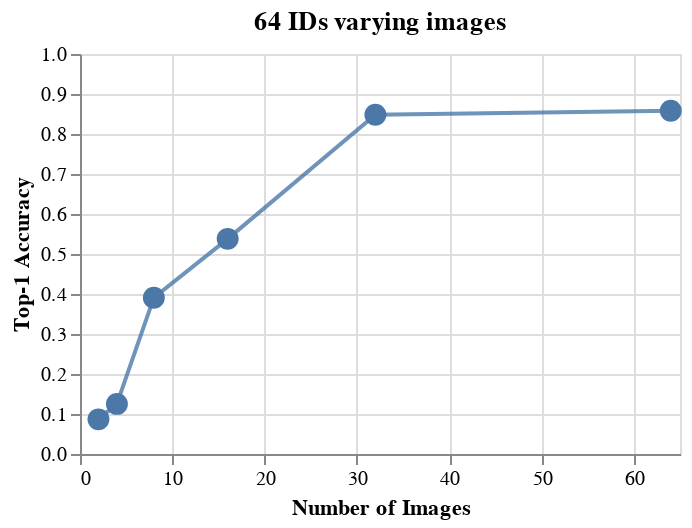

Notebook cell for this chart:
### Code cell
import numpy as np

maybe_chart2 = alt.Chart(imgs_df).mark_point(filled=True).encode(
x=alt.X('num_images_per_id', sort=['2','4','8','16', '32','64', 'max'], title='Number of Images'),
    y=alt.Y('Percent', title= 'Top-1 Accuracy',scale=alt.Scale(domain=[0,1], bins=list(np.arange(0,1.1,0.1)))),
    opacity=alt.value(1.0),
    #color=alt.Color('type_of_reference'),
    #shape= alt.Shape('type_of_reference', legend=alt.Legend(orient='top-left', title='Set used for Reference split')),
    size=alt.value(120)
).properties(title='64 IDs varying images', width=300,height=200)


#"""
maybe_chart = alt.Chart(imgs_df).mark_line().encode(
 x=alt.X('num_images_per_id', sort=['2','4','8','16', '32','64', 'max'], title='Number of Images'),
    y=alt.Y('Percent', title= 'Top-1 Accuracy',scale=alt.Scale(domain=[0,1], bins=list(np.arange(0,1.1,0.1)))),
    opacity=alt.value(0.8),
    #color=alt.Color('type_of_reference', legend=None),
  )
    


alt.layer(maybe_chart2, maybe_chart).resolve_scale(color='independent',shape='independent' )

### Figure 1 — Vega-Lite specification as saved in the notebook (floating-point values rounded to 4 significant figures)
{"config": {"view": {"continuousWidth": 300, "continuousHeight": 300}}, "layer": [{"mark": {"type": "point", "filled": true}, "encoding": {"opacity": {"value": 1.0}, "size": {"value": 120}, "x": {"field": "num_images_per_id", "sort": ["2", "4", "8", "16", "32", "64", "max"], "title": "Number of Images", "type": "quantitative"}, "y": {"field": "Percent", "scale": {"bins": [0.0, 0.1, 0.2, 0.3, 0.4, 0.5, 0.6, 0.7, 0.8, 0.9, 1.0], "domain": [0, 1]}, "title": "Top-1 Accuracy", "type": "quantitative"}}, "title": "64 IDs varying images"}, {"mark": {"type": "line"}, "encoding": {"opacity": {"value": 0.8}, "x": {"field": "num_images_per_id", "sort": ["2", "4", "8", "16", "32", "64", "max"], "title": "Number of Images", "type": "quantitative"}, "y": {"field": "Percent", "scale": {"bins": [0.0, 0.1, 0.2, 0.3, 0.4, 0.5, 0.6, 0.7, 0.8, 0.9, 1.0], "domain": [0, 1]}, "title": "Top-1 Accuracy", "type": "quantitative"}}}], "data": {"name": "data-14f65b2dd6cbbd6a76104620700b0aa6"}, "height": 200, "resolve": {"scale": {"color": "independent", "shape": "independent"}}, "width": 300, "$schema": "https://vega.github.io/schema/vega-lite/v5.8.0.json", "datasets": {"data-14f65b2dd6cbbd6a76104620700b0aa6": [{"Unnamed: 0": 240, "run_str": "summer_bee_dataset_open_train_bee_64_ids_batch1_sample_num_64", "num_ids": 63, "num_images_per_id": 64, "total_training_images": 3868, "batch_size": 64, "num_epochs": 800, "steps": 49590.0, "training_file": "/home/gsantiago/summer_bee_data/open_sets/new_open_max_ids_batch1/summer_bee_dataset_open_train_bee_64_ids_batch1_sample_num_64.csv", "evaluation_metric": "percent_correct_id", "Percent": 0.858}, {"Unnamed: 0": 254, "run_str": "summer_bee_dataset_open_train_bee_64_ids_batch1_sample_num_32", "num_ids": 63, "num_images_per_id": 32, "total_training_images": 2002, "batch_size": 64, "num_epochs": 800, "steps": 26400.0, "training_file": "/home/gsantiago/summer_bee_data/open_sets/new_open_max_ids_batch1/summer_bee_dataset_open_train_bee_64_ids_batch1_sample_num_32.csv", "evaluation_metric": "percent_correct_id", "Percent": 0.8479}, {"Unnamed: 0": 275, "run_str": "summer_bee_dataset_open_train_bee_64_ids_batch1_sample_num_16", "num_ids": 63, "num_images_per_id": 16, "total_training_images": 1008, "batch_size": 64, "num_epochs": 800, "steps": 13600.0, "training_file": "/home/gsantiago/summer_bee_data/open_sets/new_open_max_ids_batch1/summer_bee_dataset_open_train_bee_64_ids_batch1_sample_num_16.csv", "evaluation_metric": "percent_correct_id", "Percent": 0.5379}, {"Unnamed: 0": 301, "run_str": "summer_bee_dataset_open_train_bee_64_ids_batch1_sample_num_08", "num_ids": 63, "num_images_per_id": 8, "total_training_images": 504, "batch_size": 64, "num_epochs": 800, "steps": 7200.0, "training_file": "/home/gsantiago/summer_bee_data/open_sets/new_open_max_ids_batch1/summer_bee_dataset_open_train_bee_64_ids_batch1_sample_num_08.csv", "evaluation_metric": "percent_correct_id", "Percent": 0.3907}, {"Unnamed: 0": 343, "run_str": "summer_bee_dataset_open_train_bee_64_ids_batch1_sample_num_04", "num_ids": 63, "num_images_per_id": 4, "total_training_images": 252, "batch_size": 64, "num_epochs": 800, "steps": 4000.0, "training_file": "/home/gsantiago/summer_bee_data/open_sets/new_open_max_ids_batch1/summer_bee_dataset_open_train_bee_64_ids_batch1_sample_num_04.csv", "evaluation_metric": "percent_correct_id", "Percent": 0.1253}, {"Unnamed: 0": 382, "run_str": "summer_bee_dataset_open_train_bee_64_ids_batch1_sample_num_02", "num_ids": 63, "num_images_per_id": 2, "total_training_images": 126, "batch_size": 64, "num_epochs": 800, "steps": 2400.0, "training_file": "/home/gsantiago/summer_bee_data/open_sets/new_open_max_ids_batch1/summer_bee_dataset_open_train_bee_64_ids_batch1_sample_num_02.csv", "evaluation_metric": "percent_correct_id", "Percent": 0.0866}]}}
